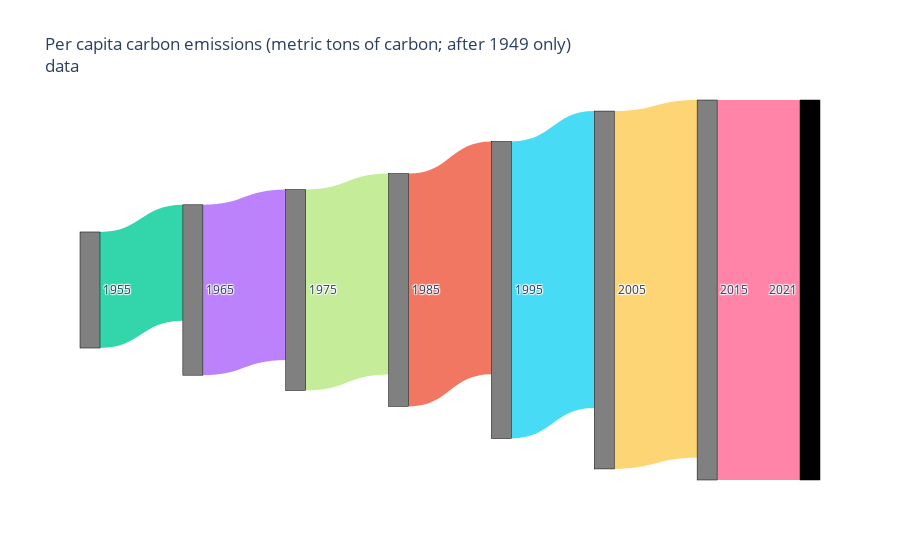
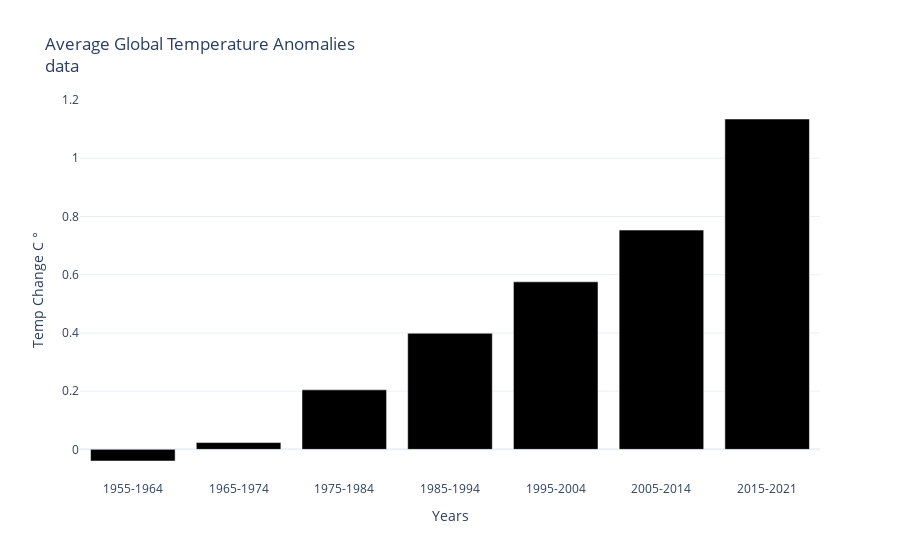
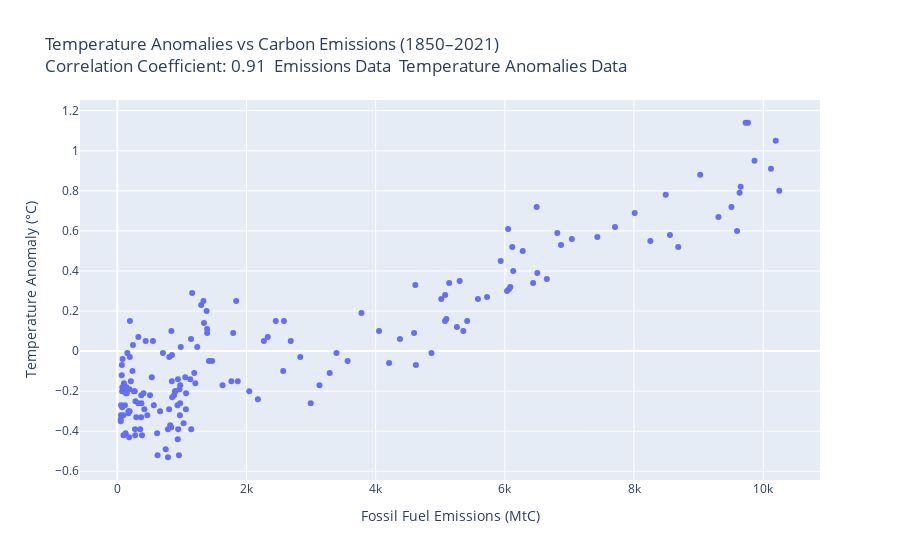

The cell these charts' notebook holds for them, in order:
### Markdown cell above
Scatterplot: Emissions vs Global Temperature Anomalies

### Code cell
import plotly.express as px
import pandas as pd

start_year = 1850
end_year = 2021

# Emissions filtering
EMISSIONS_DATA = 'https://raw.githubusercontent.com/plotly/Figure-Friday/'\
        'refs/heads/main/2025/week-21/global.1751_2021.csv'
df_emission = pd.read_csv(EMISSIONS_DATA)

EMISSION_COL_NAME = 'Total carbon emissions from fossil fuel consumption and cement production (million metric tons of C)'
df_filtered_carbon_emissions_1850_2021 = df_emission[(df_emission['Year'] >= start_year) & (df_emission['Year'] <= end_year)]
#print(df_filtered_carbon_emissions_1850_2021[['Year', EMISSION_COL_NAME]])

# Temp Anomalies Filtering
TEMP_ANOMALIES_DATA = 'https://raw.githubusercontent.com/rebeccapeltz/'\
        'emissions/refs/heads/main/global-temp-anomaly-data.csv'
df_temp_anomaly = pd.read_csv(TEMP_ANOMALIES_DATA,comment='#')
ANOMALY_COL_NAME = 'Anomaly'
df_filtererd_temp_anomalies_1850_2021 = df_temp_anomaly[(df_temp_anomaly['Year'] >= start_year) & (df_temp_anomaly['Year'] <= end_year)]
#print(df_filtererd_temp_anomalies_1850_2021[['Year', ANOMALY_COL_NAME]])


# SANKEY CCHART


emissions = df_emissions[df_emissions['Year'].isin([1965, 1975, 1985, 1995, 2005, 2015, 2021])][EMISSION_COL_NAME].tolist()
data = {
    'source': [0, 1, 2, 3, 4, 5, 6],
    'target': [1, 2, 3, 4, 5, 6, 7],
    'value': emissions,
    'source_label': ['1955', '1965', '1975', '1985', '1995', '2005', '2015'],
    'target_label': ['1965', '1975', '1985', '1995', '2005', '2015', '2021'],
}
df = pd.DataFrame(data)

# Optional: Create labels from source and target
labels = list(pd.unique(df[['source_label', 'target_label']].values.ravel()))

# Map labels to indexes
label_map = {label: i for i, label in enumerate(labels)}
df['source'] = df['source_label'].map(label_map)
df['target'] = df['target_label'].map(label_map)

# default colors

colors =  ['rgba(0, 204, 150, 0.8)',
 'rgba(171, 99, 250, 0.8)',
 'rgba(182, 232, 128, 0.8)',
 'rgba(239, 85, 59, 0.8)',
 'rgba(25, 211, 243, 0.8)',
 'rgba(254, 203, 82, 0.8)',
 'rgba(255, 102, 146, 0.8)']

# Carbon Emissions from Gas
fig = go.Figure(data=[go.Sankey(
    arrangement='snap',
    node=dict(
        pad=15,
        thickness=20,
        line=dict(color="black", width=0.5),
        label=labels,
    ),
    link=dict(
        source=df['source'],
        target=df['target'],
        value=df['value'],
        color=colors
    )
)])
fig.update_traces(node_color = ['gray','gray','gray','gray','gray','gray','gray'])


fig.update_layout(title_text=f"{emission_type}<br><a href='https://raw.githubusercontent.com/plotly/Figure-Friday/refs/heads/main/2025/week-21/global.1751_2021.csv' target='_blank'>data</a>", font_size=12)

fig.show()



# BAR CHART

def avg_net_temp_anomaly (df, year):
    start_year = int(year)
    # only have data up to 2021
    if start_year == 2015:
        end_year = 2021
    else:
        # most amounts are 9 year spread
        end_year = start_year + 9

    filtered_df = df[(df["Year"] >= start_year) & (df["Year"] <= end_year)]
    average = filtered_df["Anomaly"].sum()/6 if start_year == 2015 else filtered_df["Anomaly"].sum()/9
    return average
    
def get_global_temp_anomalies():
    # Global Temperatures
    # https://www.ncei.noaa.gov/access/monitoring/climate-at-a-glance/global/time-series

    # remove 1st 3 lines from file
    df_temp_anomaly = pd.read_csv('https://raw.githubusercontent.com/rebeccapeltz/'\
        'emissions/refs/heads/main/global-temp-anomaly-data.csv',skiprows=4)
    # print(df_temp_anomaly.head())
    
    temp_anomalies_averages = []
    anomaly_years = [ 1955, 1965, 1975, 1985,1995,2005,2015]
    
    for year in anomaly_years:
        total = avg_net_temp_anomaly(df_temp_anomaly,year)
        temp_anomalies_averages.append(total)
    
    label_years = ['1955-1964', '1965-1974', '1975-1984','1985-1994','1995-2004','2005-2014','2015-2021']
    
    # Create the bar chart
    fig2 = go.Figure(data=[
        go.Bar(x=label_years, y=temp_anomalies_averages, marker_color='black')
    ])
    
    # Update layout (optional)
    fig2.update_layout(
        title='Average Global Temperature Anomalies<br><a href="https://raw.githubusercontent.com/rebeccapeltz/emissions/refs/heads/main/global-temp-anomaly-data.csv" target="_blank">data</a>',
        xaxis_title='Years',
        yaxis_title='Temp Change C &#176;',
        template='plotly_white',
        xaxis=dict(tickformat='%Y', tickvals=label_years)
    )
    return fig2


fig2 = get_global_temp_anomalies()
fig2.show()



# CORRELATION

# # Emissions filtering
# EMISSIONS_DATA = 'https://raw.githubusercontent.com/plotly/Figure-Friday/'\
#         'refs/heads/main/2025/week-21/global.1751_2021.csv'
# df_emission = pd.read_csv(EMISSIONS_DATA)

# EMISSION_COL_NAME = 'Total carbon emissions from fossil fuel consumption and cement production (million metric tons of C)'
# df_filtered_carbon_emissions_1850_2021 = df_emission[(df_emission['Year'] >= start_year) & (df_emission['Year'] <= end_year)]
# #print(df_filtered_carbon_emissions_1850_2021[['Year', EMISSION_COL_NAME]])

# # Temp Anomalies Filtering
# TEMP_ANOMALIES_DATA = 'https://raw.githubusercontent.com/rebeccapeltz/'\
#         'emissions/refs/heads/main/global-temp-anomaly-data.csv'
# df_temp_anomaly = pd.read_csv(TEMP_ANOMALIES_DATA,comment='#')
# ANOMALY_COL_NAME = 'Anomaly'
# df_filtererd_temp_anomalies_1850_2021 = df_temp_anomaly[(df_temp_anomaly['Year'] >= start_year) & (df_temp_anomaly['Year'] <= end_year)]
# #print(df_filtererd_temp_anomalies_1850_2021[['Year', ANOMALY_COL_NAME]])


# Merge both DataFrames on 'Year'
df_merged = pd.merge(df_filtered_carbon_emissions_1850_2021, df_filtererd_temp_anomalies_1850_2021, on='Year')

# Get Correllation Coefficient
correlation = df_filtered_carbon_emissions_1850_2021[EMISSION_COL_NAME].corr(df_filtererd_temp_anomalies_1850_2021[ANOMALY_COL_NAME])

plot_title = 'Temperature Anomalies vs Carbon Emissions (1850–2021)'\
          f'<br>Correlation Coefficient: {correlation:.2f}'\
          f'  <a href="{EMISSIONS_DATA}" target=_blank>Emissions Data</a>'\
          f'  <a href="{TEMP_ANOMALIES_DATA}" target=_blank>Temperature Anomalies Data</a>'

# Plot scatterplot
fig = px.scatter(
    df_merged,
    x=EMISSION_COL_NAME,
    y=ANOMALY_COL_NAME,
    labels={
        EMISSION_COL_NAME: "Fossil Fuel Emissions (MtC)",
        ANOMALY_COL_NAME: "Temperature Anomaly (°C)"
    },
    title=plot_title
)

fig.show()

### Figure 1 — Plotly figure (JSON) as saved in the notebook; plotly's stock layout.template omitted (floating-point values rounded to 4 significant figures)
{"data": [{"arrangement": "snap", "link": {"color": ["rgba(0, 204, 150, 0.8)", "rgba(171, 99, 250, 0.8)", "rgba(182, 232, 128, 0.8)", "rgba(239, 85, 59, 0.8)", "rgba(25, 211, 243, 0.8)", "rgba(254, 203, 82, 0.8)", "rgba(255, 102, 146, 0.8)"], "source": [0, 1, 2, 3, 4, 5, 6], "target": [1, 2, 3, 4, 5, 6, 7], "value": [3130, 4595, 5417, 6277, 8010, 9651, 10248]}, "node": {"color": ["gray", "gray", "gray", "gray", "gray", "gray", "gray"], "label": ["1955", "1965", "1975", "1985", "1995", "2005", "2015", "2021"], "line": {"color": "black", "width": 0.5}, "pad": 15, "thickness": 20}, "type": "sankey"}], "layout": {"font": {"size": 12}, "title": {"text": "Per capita carbon emissions (metric tons of carbon; after 1949 only)<br><a href='https://raw.githubusercontent.com/plotly/Figure-Friday/refs/heads/main/2025/week-21/global.1751_2021.csv' target='_blank'>data</a>"}}}

### Figure 2 — Plotly figure (JSON) as saved in the notebook; plotly's stock layout.template omitted (floating-point values rounded to 4 significant figures)
{"data": [{"marker": {"color": "black"}, "type": "bar", "x": ["1955-1964", "1965-1974", "1975-1984", "1985-1994", "1995-2004", "2005-2014", "2015-2021"], "y": [-0.04, 0.02333, 0.2044, 0.3989, 0.5756, 0.7533, 1.135]}], "layout": {"title": {"text": "Average Global Temperature Anomalies<br><a href=\"https://raw.githubusercontent.com/rebeccapeltz/emissions/refs/heads/main/global-temp-anomaly-data.csv\" target=\"_blank\">data</a>"}, "xaxis": {"tickformat": "%Y", "tickvals": ["1955-1964", "1965-1974", "1975-1984", "1985-1994", "1995-2004", "2005-2014", "2015-2021"], "title": {"text": "Years"}}, "yaxis": {"title": {"text": "Temp Change C &#176;"}}}}

### Figure 3 — Plotly figure (JSON) as saved in the notebook; plotly's stock layout.template omitted (floating-point values rounded to 4 significant figures; data arrays with more than 128 entries replaced by an {"elided": "..."} marker saying what was removed)
{"data": [{"hovertemplate": "Fossil Fuel Emissions (MtC)=%{x}<br>Temperature Anomaly (°C)=%{y}<extra></extra>", "legendgroup": "", "marker": {"color": "#636efa", "symbol": "circle"}, "mode": "markers", "name": "", "orientation": "v", "showlegend": false, "type": "scatter", "x": {"elided": "172 int values"}, "xaxis": "x", "y": {"elided": "172 float values"}, "yaxis": "y"}], "layout": {"legend": {"tracegroupgap": 0}, "title": {"text": "Temperature Anomalies vs Carbon Emissions (1850–2021)<br>Correlation Coefficient: 0.91  <a href=\"https://raw.githubusercontent.com/plotly/Figure-Friday/refs/heads/main/2025/week-21/global.1751_2021.csv\" target=_blank>Emissions Data</a>  <a href=\"https://raw.githubusercontent.com/rebeccapeltz/emissions/refs/heads/main/global-temp-anomaly-data.csv\" target=_blank>Temperature Anomalies Data</a>"}, "xaxis": {"anchor": "y", "domain": [0, 1], "title": {"text": "Fossil Fuel Emissions (MtC)"}}, "yaxis": {"anchor": "x", "domain": [0, 1], "title": {"text": "Temperature Anomaly (°C)"}}}}
